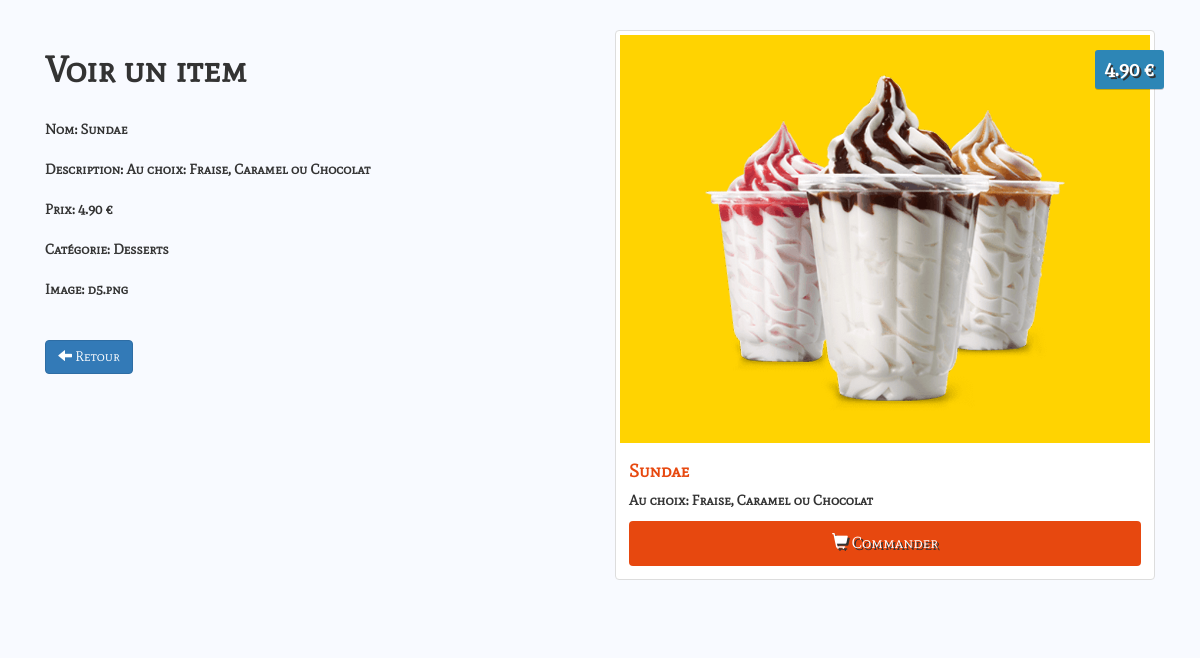
The page /admin/view.php?id=33 on the database its author committed.
### tables this page shows
CREATE TABLE IF NOT EXISTS `items` (
  `id` int(11) DEFAULT NULL,
  `name` varchar(33) DEFAULT NULL,
  `description` varchar(300) DEFAULT NULL,
  `price` float DEFAULT NULL,
  `image` varchar(30) DEFAULT NULL,
  `category` int(11) DEFAULT NULL
);

CREATE TABLE IF NOT EXISTS `categories` (
  `id` int(12) DEFAULT NULL,
  `name` varchar(23) DEFAULT NULL
);

### admin/view.php (the view, shortened to what this page needs)
<?php
    if(!empty($_GET['id']))
    {
        $id = checkInput($_GET['id']);
    }
    $db = Database::connect();
    $statement = $db->prepare("SELECT items.id, items.name, items.description, items.price, items.image, categories.name AS category FROM items LEFT JOIN categories ON items.category = categories.id WHERE items.id = ?");
    $statement->execute(array($id));
    $item = $statement->fetch();
    function checkInput($data)
    {
      $data = trim($data);
      $data = stripslashes($data);
      $data = htmlspecialchars($data);
      return $data;
    }
?>
<!DOCTYPE html>
<html>
    <head>
        <link rel="stylesheet" href="https://maxcdn.bootstrapcdn.com/bootstrap/3.3.6/css/bootstrap.min.css">
        <link rel="stylesheet" href="../css/styles.css">
    </head>
    <body>
         <div class="container admin">
            <div class="row">
               <div class="col-sm-6">
                    <h1><strong>Voir un item</strong></h1>
                    <br>
                    <form>
                      <div class="form-group">
                        <label>Nom:</label><?php echo '  '.$item['name'];?>
                      </div>
                      <div class="form-group">
                        <label>Description:</label><?php echo '  '.$item['description'];?>
                      </div>
                      <div class="form-group">
                        <label>Prix:</label><?php echo '  '.number_format((float)$item['price'], 2, '.', ''). ' €';?>
                      </div>
                      <div class="form-group">
                        <label>Catégorie:</label><?php echo '  '.$item['category'];?>
                      </div>
                      <div class="form-group">
                        <label>Image:</label><?php echo '  '.$item['image'];?>
                      </div>
                    </form>
                    <br>
                    <div class="form-actions">
                      <a class="btn btn-primary" href="index.php"><span class="glyphicon glyphicon-arrow-left"></span> Retour</a>
                    </div>
                </div>
                <div class="col-sm-6 site">
                    <div class="thumbnail">
                        <img src="<?php echo '../images/'.$item['image'];?>" alt="...">
                        <div class="price"><?php echo number_format((float)$item['price'], 2, '.', ''). ' €';?></div>
                          <div class="caption">
                            <h4><?php echo $item['name'];?></h4>
                            <p><?php echo $item['description'];?></p>
                            <a href="#" class="btn btn-order" role="button"><span class="glyphicon glyphicon-shopping-cart"></span> Commander</a>
                          </div>
                    </div>
                </div>
            </div>
        </div>
    </body>
</html>

### css/styles.css (style rules this page uses)
* { box-sizing: border-box; transition: ease all .3s; user-select: none; padding: 0; margin: 0; scroll-behavior: smooth; }
body { background-color: #fff; }
.site { font-family: 'MateSC-Regular', sans-serif; font-weight: bolder; }
.thumbnail img { background: #ffd301; }
.price { background: #2d86b6; box-shadow: 0 1px rgba(0,0,0,0.2); -moz-box-shadow: 0 1px rgba(0,0,0,0.2); -webkit-box-shadow: 0 1px rgba(0,0,0,0.2); color: #fff; text-shadow: 2px 2px #333; position: absolute; right: 6px; top: 20px; padding: 5px 10px; font-size: 20px; border-radius: 3px; }
.caption > h4 { color: #e7480f; font-weight: bolder; font-size: 18px; }
.btn-order { width: 100%; padding: 10px; font-size: 16px; color: #fff; background-color: #e7480f; text-decoration: none; text-shadow: 2px 2px #333; }
.admin { padding: 30px; border-radius: 10px; font-family: 'MateSC-Regular', sans-serif; font-weight: bolder; }

### admin/view.php (style rules this page uses)
body { background-color: #f8faff; }

### rows shown on the page
items: name "Sundae", description "Au choix: Fraise, Caramel ou Chocolat", price "4.90", categories.name "Desserts", image "d5.png", image (picture)
